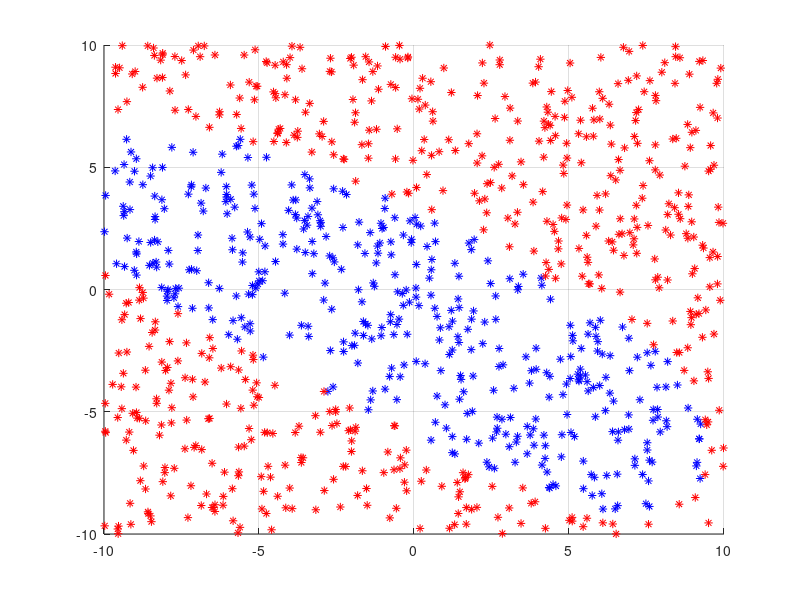

Recreate this plot in MATLAB.
isfeas = csvread('iffeas.csv');
ratio = csvread('mod_ratio.csv');

idx_feas = find(isfeas == 1);
idx_infe = find(isfeas == 0);
figure
hold on
grid on
plot(ratio(idx_feas,1),ratio(idx_feas,2),'b*')
plot(ratio(idx_infe,1),ratio(idx_infe,2),'r*')